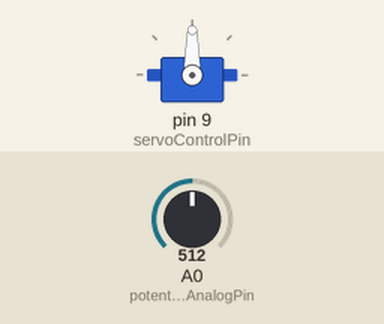
A sketch run on a simulated Arduino Uno, built with avr-gcc and run on an emulated ATmega328P. On the bench: servo. The inputs (shaded band) are chosen by the test bench; at power-on: A0 (potentiometerAnalogPin) = 512. What the sketch prints to the serial monitor is not drawn.

Above: at 1.2 s.
1.3 s: A0 (potentiometerAnalogPin) set to 306
At 2.4 s:
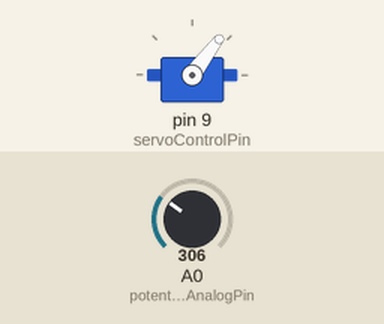
2.8 s: A0 (potentiometerAnalogPin) set to 716
At 3.1 s:
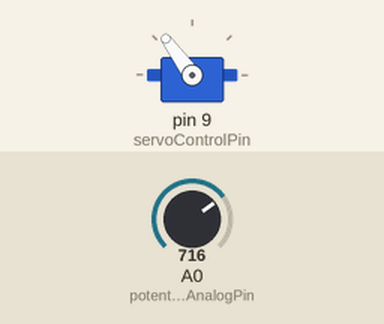
4.3 s: A0 (potentiometerAnalogPin) set to 900
At 4.8 s:
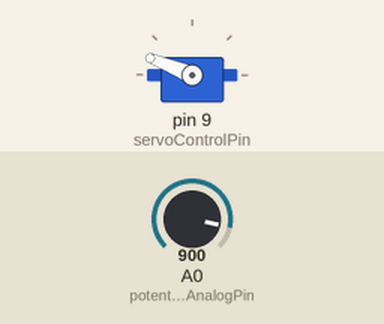
5.8 s: A0 (potentiometerAnalogPin) set to 1023
At 6.7 s:
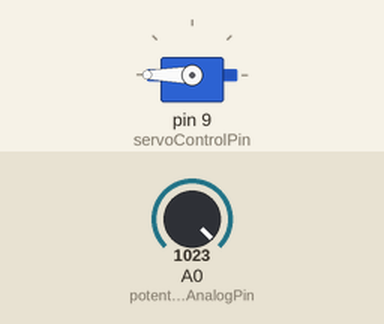
Timing chart, 0 to 8.3 s (numbered marks = the images above; inputs shaded):
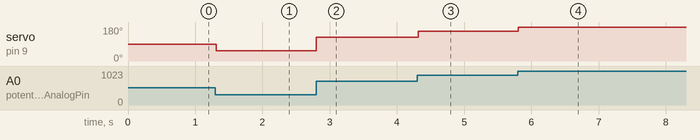

The sketch:

lesson_16.ino
```cpp
//Source:  https://www.youtube.com/watch?v=fE4m7TyLd8M

#include <Servo.h> //Loading the servo library

const String lessonName = "LESSON 16: Controlling a Servo with Arduino";
const int baudSpeed = 9600;
const int waitTime = 25; //Wait time in ms
const float convertionRateToVolts = 204.6; // 1023 devided by 5
const float convertionRate = 5.68; // 1023 devided by 180

//Pins
const int servoControlPin = 9; //Servo controlling pin
const int potentiometerAnalogPin = A0; //Potentiometer reading pin

//Logs
const String turnLeft = "<--";
const String turnRight = "-->";
const String potentiometerValue = "Potentiometer: ";
const String voltageValue = "Voltage: ";

//MIN and MAX values for the servo
//MIN and MAX are safe values for servo. PLEASE NOTE that each servo has different min and max values.
const int minTurn = 45;
const int maxTurn = 180;
const int turnSpeed = 2;

const String askForServoPosition = "Please enter a servo position:";
String validValues = "Min: " + String(minTurn) + " Max: " + String(maxTurn);
const String invalidInput = "ERROR: invalid input. Pleaase reenter.";

//Variables
int currentRate; //Potentiometer is reading the voltage between 0 and 1023.
int previousCurrentRate = 0;
float voltage;
String prePosition;
int previousServoPosition = 0; //previous servo position
int servoPosition = 0; //Servo position variable

//Ojects
Servo servoObj; //Servo object

//Setup
void setup() {
  // put your setup code here, to run once:

  Serial.begin(baudSpeed); //Sets the data rate in bits per second (baud) for serial data transmission
  Serial.println(lessonName); //Log

  servoObj.attach(servoControlPin); //Attaching servo to pin 9

  pinMode(potentiometerAnalogPin, INPUT); // Set analog pin A0 for potentiometer
  //pinMode(servoControlPin, OUTPUT); // set digital pin 9 for servo
}

//Main loop
void loop() {
  // put your main code here, to run repeatedly:


  /*
  loopingServo();
  */

  /*
  manualControl();
  */


  currentRate = analogRead(potentiometerAnalogPin); //Reading from potentiometer
  //voltage = currentRate / convertionRateToVolts; //Convert input from potentiometer in to VOLTS
  //Serial.println(potentiometerValue + String(currentRate) + ". " + voltageValue + String(voltage) + "."); //Logs

  //Main reason is to make servo is more stable, filters voltagejumps
  if(currentRate == (previousCurrentRate + 1) ||
      currentRate == (previousCurrentRate - 1) ||
      currentRate == previousCurrentRate){

    //Do nothing
    Serial.println("Filter is ON"); //Logs
  }
  else{

    //CHANGE SERVO POSITION
    previousCurrentRate = currentRate;
    potentiometerControl(currentRate);
  }

  delay(waitTime); //Delay
}

//Turn servo from Min to Max and vice versa
void loopingServo(){

  //UP
  for(servoPosition = minTurn; servoPosition <= maxTurn; servoPosition = servoPosition + turnSpeed){

    if(servoPosition >= minTurn && servoPosition <= maxTurn){

      //Set servo position
      Serial.println(turnRight);
      servoObj.write(servoPosition);
     }
     else{
      //Error
      Serial.println(invalidInput);
     }

     delay(waitTime); //Delay
   }

   //DOWN
   for(servoPosition = maxTurn; servoPosition >= minTurn; servoPosition = servoPosition - turnSpeed){

    //Set servo position
    if(servoPosition >= minTurn && servoPosition <= maxTurn){

      //Set servo position
      Serial.println(turnLeft);
      servoObj.write(servoPosition);
     }
     else{
      //Error
      Serial.println(invalidInput);
     }

     delay(waitTime); //Delay
   }
}

//Control servo manualy
void manualControl(){

  //Prompt the user
  Serial.println(askForServoPosition);
  Serial.println(validValues);

  //Wait for user input
  while(Serial.available() == 0){
    //Do nothing
    }

  //Get servo position
  prePosition = Serial.readString();
  prePosition.trim();
  //servoPosition = Serial.parseInt();
  servoPosition = prePosition.toInt();
  Serial.println("servoPosition: " + String(servoPosition));

  //Set servo position
  if(servoPosition >= minTurn && servoPosition <= maxTurn){

    servoObj.write(servoPosition);
   }
   else{

    Serial.println(invalidInput);
   }

  delay(waitTime); //Delay
}

//Control servo manualy
void potentiometerControl(int currentRate){

  //Get servo position
  servoPosition = currentRate / convertionRate;
  //Serial.println("servoPosition: " + String(servoPosition));

  //Set servo position
  if(servoPosition >= minTurn && servoPosition <= maxTurn){

    //Log:
    if(previousServoPosition > servoPosition){

      //Down
      Serial.println(turnLeft);
    }
    else if(previousServoPosition < servoPosition){

      //Up
      Serial.println(turnRight);
    }
    else{

      //No movement
      Serial.println();
    }

    //Set servo position
    servoObj.write(servoPosition);
   }
   else{
    //Error
    Serial.println(invalidInput);
   }

   previousServoPosition = servoPosition;
}
```

Measured:
- after the input at 1.3 s, servo on pin 9 (servoControlPin): 90° → 53° at once
- after the input at 2.8 s, servo on pin 9 (servoControlPin): 53° → 126° at once
- after the input at 4.3 s, servo on pin 9 (servoControlPin): 126° → 158° at once
- after the input at 5.8 s, servo on pin 9 (servoControlPin): 158° → 180° at once
